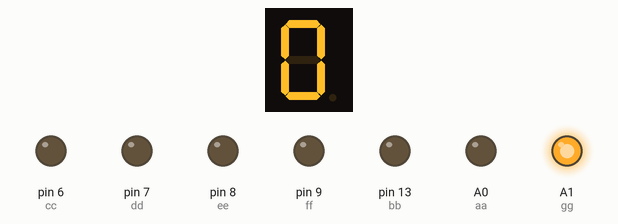
Recording of a sketch running on a simulated Arduino Uno, built with avr-gcc and run on an emulated ATmega328P. Shown: 1-digit seven-segment display, output pins drawn as LEDs (lit = HIGH). Wiring (inferred from the names in the program): 1-digit 7-segment display, segments lit when LOW: segments pin 11, pin 10, pin 2, pin 4, pin 5, pin 12, pin 3. The segment pins are drawn as the display they are named for; pins used as bus, display or sensor lines are not drawn.

Above: at 0.1 s.
At 4.1 s:
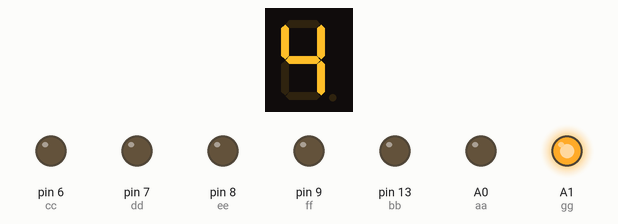
At 9.1 s:
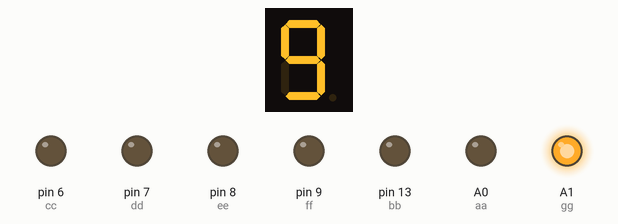
At 19.1 s:
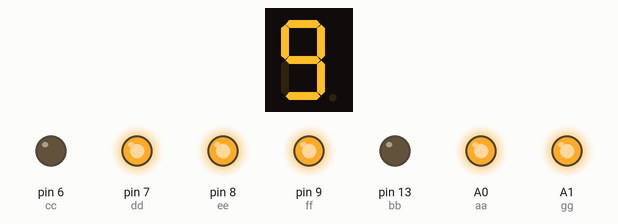
At 29.1 s:
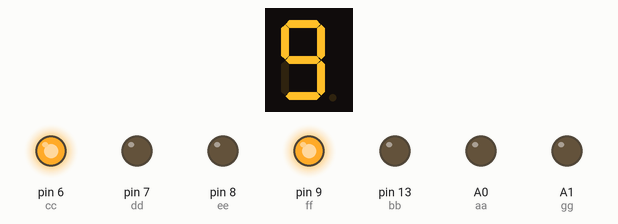
At 39.1 s:
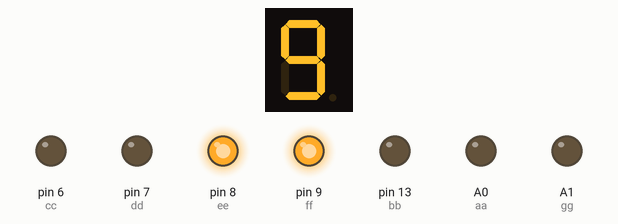
Timing chart, 0 to 40.0 s (numbered marks = the images above):
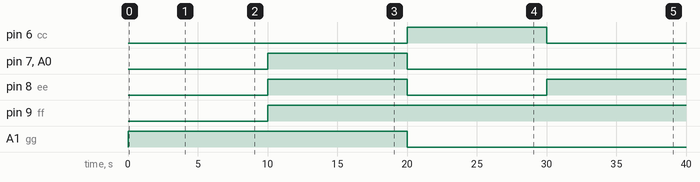

The sketch:

est4sSevSeg.ino
```cpp
//first digit

const int a=11;
const int b=10;
const int c=2;
const int d=4;
const int e=5;
const int f=12;
const int g=3;

//second digit
const int aa=A0;
const int bb=13;
const int cc=6;
const int dd=7;
const int ee=8;
const int ff=9;
const int gg=A1;


int z=0;

void setup() {
  pinMode(a,OUTPUT);
  pinMode(b,OUTPUT);
  pinMode(c,OUTPUT);
  pinMode(d,OUTPUT);
  pinMode(e,OUTPUT);
  pinMode(f,OUTPUT);
  pinMode(g,OUTPUT);
  pinMode(aa,OUTPUT);
  pinMode(bb,OUTPUT);
  pinMode(cc,OUTPUT);
  pinMode(dd,OUTPUT);
  pinMode(ee,OUTPUT);
  pinMode(ff,OUTPUT);
  pinMode(gg,OUTPUT);

  digitalWrite(a,HIGH);
  digitalWrite(b,HIGH);
  digitalWrite(c,HIGH);
  digitalWrite(d,HIGH);
  digitalWrite(e,HIGH);
  digitalWrite(f,HIGH);
  digitalWrite(g,HIGH);
  digitalWrite(aa,HIGH);
  digitalWrite(bb,HIGH);
  digitalWrite(cc,HIGH);
  digitalWrite(dd,HIGH);
  digitalWrite(ee,HIGH);
  digitalWrite(ff,HIGH);
  digitalWrite(gg,HIGH);

}

void loop() {
  sevSegDisp(z);
  z=z+1;
  delay(1000);
}

void sevSegDisp(int input){
  int firstDig=input%10;
  int secDig=(input/10)%10;
  firstDigit(firstDig);
  secondDigit(secDig);
  }

int firstDigit(int firstDig){
  if(firstDig==0){
  digitalWrite(a,LOW);
  digitalWrite(b,LOW);
  digitalWrite(c,LOW);
  digitalWrite(d,LOW);
  digitalWrite(e,LOW);
  digitalWrite(f,LOW);
  digitalWrite(g,HIGH);
    }
  else if(firstDig==1){
  digitalWrite(a,HIGH);
  digitalWrite(b,LOW);
  digitalWrite(c,LOW);
  digitalWrite(d,HIGH);
  digitalWrite(e,HIGH);
  digitalWrite(f,HIGH);
  digitalWrite(g,HIGH);
    }
  else if(firstDig==2){
  digitalWrite(a,LOW);
  digitalWrite(b,LOW);
  digitalWrite(c,HIGH);
  digitalWrite(d,LOW);
  digitalWrite(e,LOW);
  digitalWrite(f,HIGH);
  digitalWrite(g,LOW);
    }
  else if(firstDig==3){
  digitalWrite(a,LOW);
  digitalWrite(b,LOW);
  digitalWrite(c,LOW);
  digitalWrite(d,LOW);
  digitalWrite(e,HIGH);
  digitalWrite(f,HIGH);
  digitalWrite(g,LOW);
    }
  else if(firstDig==4){
  digitalWrite(a,HIGH);
  digitalWrite(b,LOW);
  digitalWrite(c,LOW);
  digitalWrite(d,HIGH);
  digitalWrite(e,HIGH);
  digitalWrite(f,LOW);
  digitalWrite(g,LOW);
    }
  else if(firstDig==5){
  digitalWrite(a,LOW);
  digitalWrite(b,HIGH);
  digitalWrite(c,LOW);
  digitalWrite(d,LOW);
  digitalWrite(e,HIGH);
  digitalWrite(f,LOW);
  digitalWrite(g,LOW);
    }
  else if(firstDig==6){
  digitalWrite(a,LOW);
  digitalWrite(b,HIGH);
  digitalWrite(c,LOW);
  digitalWrite(d,LOW);
  digitalWrite(e,LOW);
  digitalWrite(f,LOW);
  digitalWrite(g,LOW);
    }
  else if(firstDig==7){
  digitalWrite(a,LOW);
  digitalWrite(b,LOW);
  digitalWrite(c,LOW);
  digitalWrite(d,HIGH);
  digitalWrite(e,HIGH);
  digitalWrite(f,HIGH);
  digitalWrite(g,HIGH);
    }
  else if(firstDig==8){
  digitalWrite(a,LOW);
  digitalWrite(b,LOW);
  digitalWrite(c,LOW);
  digitalWrite(d,LOW);
  digitalWrite(e,LOW);
  digitalWrite(f,LOW);
  digitalWrite(g,LOW);
    }
  else if(firstDig==9){
  digitalWrite(a,LOW);
  digitalWrite(b,LOW);
  digitalWrite(c,LOW);
  digitalWrite(d,LOW);
  digitalWrite(e,HIGH);
  digitalWrite(f,LOW);
  digitalWrite(g,LOW);
    }
  }
int secondDigit(int secondDig){
  if(secondDig==0){
  digitalWrite(aa,LOW);
  digitalWrite(bb,LOW);
  digitalWrite(cc,LOW);
  digitalWrite(dd,LOW);
  digitalWrite(ee,LOW);
  digitalWrite(ff,LOW);
  digitalWrite(gg,HIGH);
    }
  else if(secondDig==1){
  digitalWrite(aa,HIGH);
  digitalWrite(bb,LOW);
  digitalWrite(cc,LOW);
  digitalWrite(dd,HIGH);
  digitalWrite(ee,HIGH);
  digitalWrite(ff,HIGH);
  digitalWrite(gg,HIGH);
    }
  else if(secondDig==2){
  digitalWrite(aa,LOW);
  digitalWrite(bb,LOW);
  digitalWrite(cc,HIGH);
  digitalWrite(dd,LOW);
  digitalWrite(ee,LOW);
  digitalWrite(ff,HIGH);
  digitalWrite(gg,LOW);
    }
  else if(secondDig==3){
  digitalWrite(aa,LOW);
  digitalWrite(bb,LOW);
  digitalWrite(cc,LOW);
  digitalWrite(dd,LOW);
  digitalWrite(ee,HIGH);
  digitalWrite(ff,HIGH);
  digitalWrite(gg,LOW);
    }
  else if(secondDig==4){
  digitalWrite(aa,HIGH);
  digitalWrite(bb,LOW);
  digitalWrite(cc,LOW);
  digitalWrite(dd,HIGH);
  digitalWrite(ee,HIGH);
  digitalWrite(ff,LOW);
  digitalWrite(gg,LOW);
    }
  else if(secondDig==5){
  digitalWrite(aa,LOW);
  digitalWrite(bb,HIGH);
  digitalWrite(cc,LOW);
  digitalWrite(dd,LOW);
  digitalWrite(ee,HIGH);
  digitalWrite(ff,LOW);
  digitalWrite(gg,LOW);
    }
  else if(secondDig==6){
  digitalWrite(aa,LOW);
  digitalWrite(bb,HIGH);
  digitalWrite(cc,LOW);
  digitalWrite(dd,LOW);
  digitalWrite(ee,LOW);
  digitalWrite(ff,LOW);
  digitalWrite(gg,LOW);
    }
  else if(secondDig==7){
  digitalWrite(aa,LOW);
  digitalWrite(bb,LOW);
  digitalWrite(cc,LOW);
  digitalWrite(dd,HIGH);
  digitalWrite(ee,HIGH);
  digitalWrite(ff,HIGH);
  digitalWrite(gg,HIGH);
    }
  else if(secondDig==8){
  digitalWrite(aa,LOW);
  digitalWrite(bb,LOW);
  digitalWrite(cc,LOW);
  digitalWrite(dd,LOW);
  digitalWrite(ee,LOW);
  digitalWrite(ff,LOW);
  digitalWrite(gg,LOW);
    }
  else if(secondDig==9){
  digitalWrite(aa,LOW);
  digitalWrite(bb,LOW);
  digitalWrite(cc,LOW);
  digitalWrite(dd,LOW);
  digitalWrite(ee,HIGH);
  digitalWrite(ff,LOW);
  digitalWrite(gg,LOW);
    }
  }
```

Measured:
- by itself, pin 6 (cc): LOW → HIGH at 20.0 s, → LOW 10.0 s later
- by itself, pin 7 (dd), A0 (aa): LOW → HIGH at 10.0 s, → LOW 10.0 s later
- by itself, pin 8 (ee): LOW → HIGH at 10.0 s, → LOW 10.0 s later, → HIGH 10.0 s later
- by itself, pin 9 (ff): LOW → HIGH at 10.0 s
- by itself, A1 (gg): HIGH → LOW at 20.0 s
- what the display in image 1 shows lasts 1.0 s, from 4.0 s to 5.0 s
